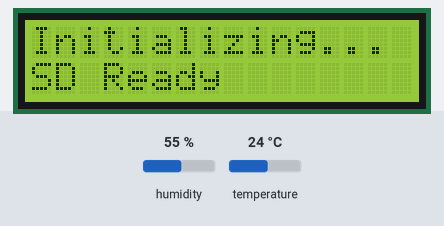
A sketch run on a simulated Arduino Uno, built with avr-gcc and run on an emulated ATmega328P. Parts: 16×2 character LCD. The inputs (shaded band) are chosen by the test bench; at power-on: humidity 55 %, temperature 24 °C. Storage starts empty; what the sketch prints to the serial monitor is not drawn.

Above: at 0.2 s.
At 3.3 s:
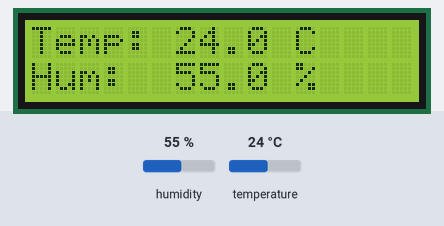
3.4 s: humidity set to 22 %
At 17.8 s:
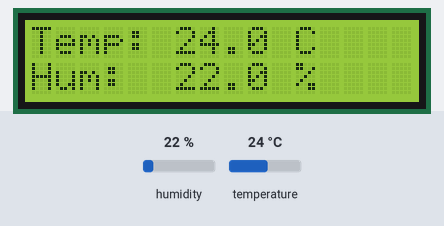
Timing chart, 0 to 19.3 s (numbered marks = the images above; inputs shaded):
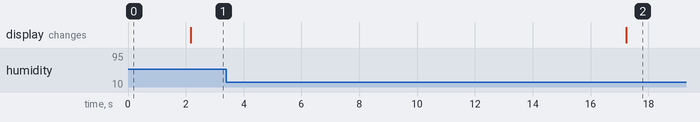

Measured:
- after the input at 3.4 s, the display: changes after 13.8 s (image 2)

The sketch:

IntroToABE_DataLogging.ino
```cpp
//Intro to ABE
//Data Logging using Arduino Uno
#include <DHT.h>
#include <Wire.h>
#include <LiquidCrystal_I2C.h>
#include <SD.h>

// DHT setup
#define DHTPIN 2       // DHT11 data pin
#define DHTTYPE DHT11
DHT dht(DHTPIN, DHTTYPE);

// LCD setup
LiquidCrystal_I2C lcd(0x27, 16, 2); // Change address if needed (0x27 or 0x3F)

// SD card setup
#define CSPIN 10
File dataFile;

void setup() {
  Serial.begin(9600);

  // DHT init
  dht.begin();

  // LCD init
  lcd.init();
  lcd.backlight();
  lcd.print("Initializing...");

  // SD init
  if (!SD.begin(CSPIN)) {
    Serial.println("SD card failed!");
    lcd.setCursor(0, 1);
    lcd.print("SD Failed     ");
  } else {
    Serial.println("SD card ready.");
    lcd.setCursor(0, 1);
    lcd.print("SD Ready      ");
  }

  delay(2000);
  lcd.clear();
}

void loop() {
  float temp = dht.readTemperature();
  float hum = dht.readHumidity();

  if (isnan(temp) || isnan(hum)) {
    Serial.println("Failed to read from DHT!");
    return;
  }

  // Display on LCD
  lcd.setCursor(0, 0);
  lcd.print("Temp: ");
  lcd.print(temp, 1);
  lcd.print(" C");

  lcd.setCursor(0, 1);
  lcd.print("Hum:  ");
  lcd.print(hum, 1);
  lcd.print(" %");

  // Log to SD card
  dataFile = SD.open("climate.txt", FILE_WRITE);
  if (dataFile) {
    dataFile.print("Temperature: ");
    dataFile.print(temp);
    dataFile.print(" C, Humidity: ");
    dataFile.print(hum);
    dataFile.println(" %");
    dataFile.close();
    Serial.println("Data logged.");
  } else {
    Serial.println("Error opening climate.txt");
  }

  delay(15000); // Wait 15 seconds before next reading
}
```
